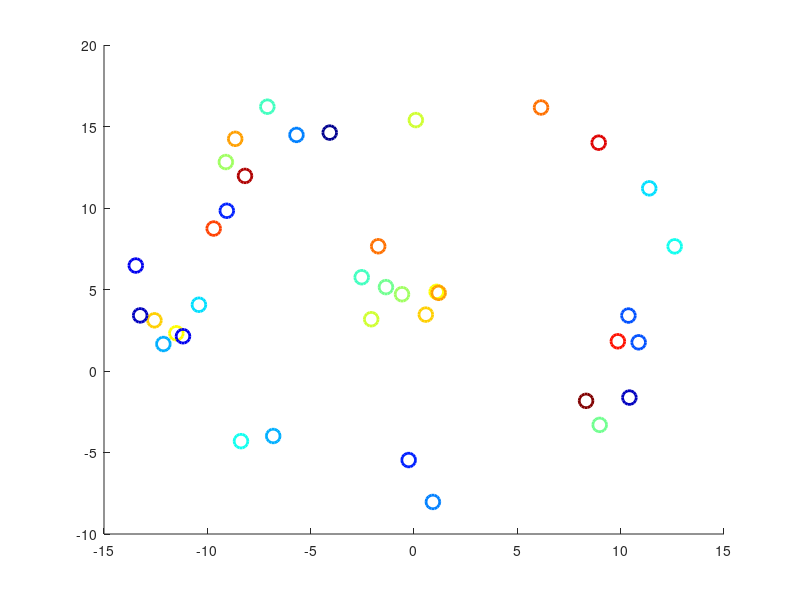

Reproduce this figure in MATLAB. (Note: this script raises an error after producing the figure.)
% Fast SLAM example
clear;clc;

figure(1);clf;hold on;

% Time
Tf = 20;
dt = 0.5;
T = 0:dt:Tf;

% Initial Robot State
x0 = [0 0 0]';

% Control inputs
u = ones(2, length(T));
u(2,:)=0.3*u(2,:);

% Motion Disturbance model
R = [0.001 0 0; 
     0 0.001 0; 
     0 0 0.0001];
[RE, Re] = eig(R);

%% Features.m map for Question 3 - FastSLAM with bad correspondences

% Annulus Feature Map
M1 = 30;
samples1 = rand(2,M1);
r1 = 4*samples1(1,:)+ 10;
ang1 = 2*pi*samples1(2,:);
M2 = 8;
samples2 = rand(2,M2);
r2 = 4*samples2(1,:);
ang2 = 2*pi*samples2(2,:);
map = [r1.*cos(ang1), (r2).*cos(ang2);r1.*sin(ang1), (r2).*sin(ang2)];
map(1,:) = map(1,:); 
map(2,:) = map(2,:)+5; 
plot(map(1,:),map(2,:),'bo')
M = M1+M2;

figure(1);clf; hold on;
cmap = colormap('jet');
cmap = cmap(1:3:end,:);
cn = length(cmap(:,1));
for j = 1:M
    plot(map(1,j),map(2,j),'o','Color', cmap(mod(j,cn)+1,:), 'MarkerSize',10,'LineWidth',2);
end
% Measurement model
rmax = 15;
thmax = pi/3;

% Feature initialization
newfeature = ones(M,1);

% Measurement noise
Qi = [0.001 0; 
     0 0.001];

[QiE, Qie] = eig(Qi);

% Simulation Initializations
n = length(R(:,1)); % Number of vehicle states
xr = zeros(n,length(T)); % Vehicle states 
xr(:,1) = x0;
m = length(Qi(:,1)); % Number of measurements per feature 
N = n+m*M;
y = zeros(m,M,length(T)); % Measurements

% Particles
D = 200;% Number of particles
X = zeros(n,D); % Vehicle states
X0 = X; % Prior - known exactly
Xp = X; % Interim Vehicle states
mu = zeros(2,M,D); % Feature means
mup = mu; % Interim Feature means
S = zeros(2,2,M,D); % Feature covariances
Sp = S;  % Interim Feature covariances
% Initialization of Particle weights
w0 = 1/D; 
w = w0*ones(1,D);

particle_means = [];

feature_ids = 1:M;
feature_decriptors = zeros(1,M);
    
%% Main loop
for t=2:length(T)
    %% Simulation
    % Select a motion disturbance
    e = RE*sqrt(Re)*randn(n,1);
    % Update robot state
    xr(:,t) = [xr(1,t-1)+u(1,t)*cos(xr(3,t-1))*dt;
              xr(2,t-1)+u(1,t)*sin(xr(3,t-1))*dt;
              xr(3,t-1)+u(2,t)*dt] + e;

    % Define features that can be measured
    meas_ind = [];
    for i=1:M
        if(inview(map(:,i),xr(:,t),rmax,thmax))
            meas_ind=[meas_ind,i];
        end
    end
    
    % Take measurements
    for i = meas_ind
        % correspond the feature
        measured_id = normrnd(i,0.5);
        
        % Select a measurement disturbance
        delta = QiE*sqrt(Qie)*randn(m,1);
        % Determine measurement, add to measurement vector
        y(:,i,t) = [sqrt((map(1,i)-xr(1,t))^2 + (map(2,i)-xr(2,t))^2);
            atan2(map(2,i)-xr(2,t),map(1,i)-xr(1,t))-xr(3,t)] + delta;
    end
    
    %% Fast SLAM Filter Estimation

    % For each particle
    for d=1:D
        % Select a motion disturbance
        em = 3*RE*sqrt(Re)*randn(n,1);
        % Update full state
        Xp(:,d) = [X(1,d)+u(1,t)*cos(X(3,d))*dt;
                  X(2,d)+u(1,t)*sin(X(3,d))*dt;
                  X(3,d)+u(2,t)*dt] + em;

        % For each feature measured
        clear yw hmuw Qw;
        j=1; 
        for i=meas_ind      
            if (newfeature(i) == 1)
                % Feature initialization
                mup(1,i,d) = Xp(1,d)+y(1,i,t)*cos(y(2,i,t)+Xp(3,d));
                mup(2,i,d) = Xp(2,d)+y(1,i,t)*sin(y(2,i,t)+Xp(3,d));
                % Predicted range
                dx = mup(1,i,d)-Xp(1,d);
                dy = mup(2,i,d)-Xp(2,d);
                rp = sqrt((dx)^2+(dy)^2);
                % Calculate Jacobian
                Ht = [ dx/rp dy/rp; -dy/rp^2 dx/rp^2];
                Sp(:,:,i,d) = Ht\Qi*inv(Ht)';
              else
                % Measurement processing
                % Predicted range
                dx = mu(1,i,d)-Xp(1,d);
                dy = mu(2,i,d)-Xp(2,d);
                rp = sqrt((dx)^2+(dy)^2);
                % Calculate Jacobian
                Ht = [ dx/rp dy/rp; -dy/rp^2 dx/rp^2];
                % Calculate Innovation
                I = y(:,i,t)-[rp; (atan2(dy,dx) - Xp(3,d))];
                
                % Measurement update
                Q = Ht*S(:,:,i,d)*Ht' + Qi;
                K = S(:,:,i,d)*Ht'/Q;
                mup(:,i,d) = mu(:,i,d) + K*I;
                Sp(:,:,i,d) = (eye(2)-K*Ht)*S(:,:,i,d);

            end
            % Calculate predicted measurements and covariance for
            % weighting
            yw(2*(j-1)+1:2*j) = y(:,i,t);
            hmuw(2*(j-1)+1:2*j) = [rp;(atan2(dy,dx) - Xp(3,d))];
            Qw(2*(j-1)+1:2*j,2*(j-1)+1:2*j) = Sp(:,:,i,d);
            j=j+1;
        end
        
        %Calculate weight
        %w(d) = w0;
        if (exist('Qw'))
            try
                w(d) = mvnpdf(yw,hmuw,Qw);
            catch
            end
        end
    end
    
    % Eliminate initialization of previously measured features
    newfeature(meas_ind) = 0;
        
    % Resampling
    W = cumsum(w);

    % Resample and copy all data to new particle set
    for d=1:D
        seed = W(end)*rand(1);
        cur = find(W>seed,1);
        X(:,d) = Xp(:,cur);
        mu(:,:,d) = mup(:,:,cur);
        S(:,:,:,d) = Sp(:,:,:,cur);
    end
    
    muParticle = mean(X');
    particle_means = [particle_means;muParticle];

    mu_S(:,t) = muParticle;

    %% Plot results
    figure(1); clf;hold on;
    plot(xr(1,1:t),xr(2,1:t), 'ro--')
    plot([xr(1,t) xr(1,t)+1*cos(xr(3,t))],[xr(2,t) xr(2,t)+1*sin(xr(3,t))], 'r-')
    %plot(mu_S(1,1:t),mu_S(2,1:t), 'bx--')
    %plot([mu_S(1,t) mu_S(1,t)+1*cos(mu_S(3,t))],[mu_S(2,t) mu_S(2,t)+1*sin(mu_S(3,t))], 'b-')
    color = {'r','g','k','m','c','y','b'};
    colord = {'r.','g.','k.','m.','c.','y.','b.'};
    coloro = {'ro','go','ko','mo','co','yo','bo'};
    for i=meas_ind
        plot([xr(1,t) xr(1,t)+y(1,i,t)*cos(y(2,i,t)+xr(3,t))], [xr(2,t) xr(2,t)+y(1,i,t)*sin(y(2,i,t)+xr(3,t))], color{mod(i,7)+1} );
    end
    for j = 1:M
        plot(map(1,j),map(2,j),coloro{mod(j,7)+1}, 'MarkerSize',10,'LineWidth',2);
    end
    for d=1:D
        plot(X(1,d),X(2,d),'b.');
        for j = 1:M
            if (~newfeature(j))
                plot(mu(1,j,d),mu(2,j,d),colord{mod(j,7)+1});
                %error_ellipse(S_pos,mu_pos,0.95);
            end
        end
    end
    axis equal
    title('FastSLAM with Range & Bearing Measurements')
    F(t-1) = getframe(gcf);
end

for i = 1:numel(particle_means(:,1));
    plot(particle_means(i,1), particle_means(i,2), 'o','MarkerSize',15);
end